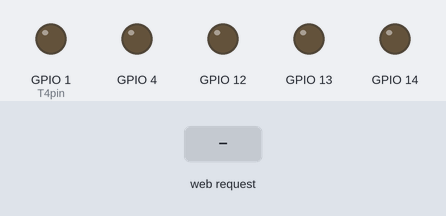
This sketch was run on a simulated ESP8266 (NodeMCU). Parts: output pins drawn as LEDs (lit = HIGH). The inputs (shaded band) are chosen by the test bench. WiFi joins after 1.5 s; servers stay silent unless stated; what the sketch prints to the serial monitor is not drawn.

Above: at 2.7 s.
2.8 s: HTTP request GET /send-data-light received
At 3.1 s:
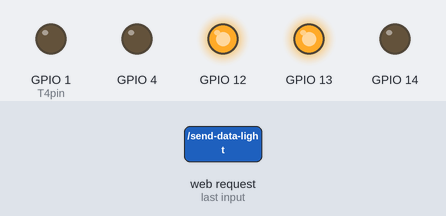
Timing chart, 0 to 5.8 s (numbered marks = the images above; inputs shaded):
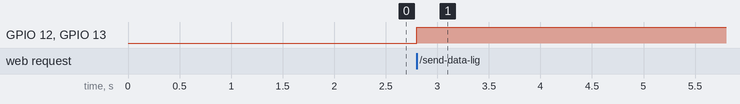

Measured:
- after the input at 2.8 s, GPIO 12, GPIO 13: LOW → HIGH at once

The sketch:

BaseServerArduino.ino
```cpp
#include <ESP8266WiFi.h>
#include <WiFiClient.h>
#include <ESP8266WebServer.h>
#include <ESP8266mDNS.h>
#include <ESP8266HTTPClient.h>

#ifndef STASSID
#define STASSID "iPhone (Константин)"
#define STAPSK  "123456789"
#endif

#define T1pin D12
#define T2pin D13
#define T3pin D14
#define T4pin D10
#define T5pin D11
int profile;
const char* ssid = STASSID;
const char* password = STAPSK;
bool T1 = false;
bool T2 = false;
bool T3 = false;
bool T4 = false;
bool T5 = false;

int LightSensorVoltage = 1024;
int WindSpeed = 1;

bool changed = false;

int defaultSensorVoltage = 300;
int defaultWindSpeed = 0;

ESP8266WebServer server(80);

void setup(void) {
  Serial.begin(115200);
  WiFi.mode(WIFI_STA);
  WiFi.begin(ssid, password);
  Serial.println("");

  // Wait for connection
  while (WiFi.status() != WL_CONNECTED) {
    delay(500);
    Serial.print(".");
  }
  Serial.println("");
  Serial.print("Connected to ");
  Serial.println(ssid);
  Serial.print("IP address: ");
  Serial.println(WiFi.localIP());

  if (MDNS.begin("esp8266")) {
    Serial.println("MDNS responder started");
  }

  server.on("/get-data", []() {
    Serial.println(server.arg("plain"));
    String panel = "\"panel\":"+ String(profile == 2) + ",";
    String battery = "\"battery\":" + String(profile != 4) + ",";
    String wind = "\"wind\":" + String(profile == 1 || profile == 3) + ",";
    String sun = "\"sun\":" + String(profile == 1 || profile == 2) + ",";
    String bulb = "\"bulb\":" + String(profile == 4 || profile == 3);

    String dat = "{" + panel + battery + wind + sun + bulb + "}";
    server.send(200, "text/plain", dat);
  });

  server.on("/send-data-light", []() {
    Serial.println("nice");
    Serial.println(server.arg("plain"));
    LightSensorVoltage = server.arg("plain").toInt();
    changed = true;
  });

  server.begin();
  pinMode(T1pin, OUTPUT);
  pinMode(T2pin, OUTPUT);
  pinMode(T3pin, OUTPUT);
  pinMode(T4pin, OUTPUT);
  pinMode(T5pin, OUTPUT);
}

void setState(int case_num) {
  profile = case_num;
  Serial.println(case_num);
  switch (case_num) {
    case 1:
      T1 = true;
      T2 = false;
      T3 = false;
      T4 = false;
      T5 = true;
      break;
    case 2:
      T1 = false;
      T2 = true;
      T3 = false;
      T4 = false;
      T5 = true;
      break;
    case 3:
      T1 = true;
      T2 = false;
      T3 = false;
      T4 = true;
      T5 = false;
      break;
    case 4:
      T1 = false;
      T2 = false;
      T3 = true;
      T4 = true;
      T5 = false;
      break;
  }
  digitalWrite(T1pin, T1 ? HIGH : LOW);
  digitalWrite(T2pin, T2 ? HIGH : LOW);
  digitalWrite(T3pin, T3 ? HIGH : LOW);
  digitalWrite(T4pin, T4 ? HIGH : LOW);
  digitalWrite(T5pin, T5 ? HIGH : LOW);
}

void loop(void) {
  server.handleClient();
  MDNS.update();
if (changed) {
  if (LightSensorVoltage < defaultSensorVoltage) {
    // svetlo
    setState(WindSpeed >= defaultWindSpeed ? 1 : 2);
  } else {
    setState(WindSpeed >= defaultWindSpeed ? 3 : 4);
  }
  changed = false;
}


}
```
